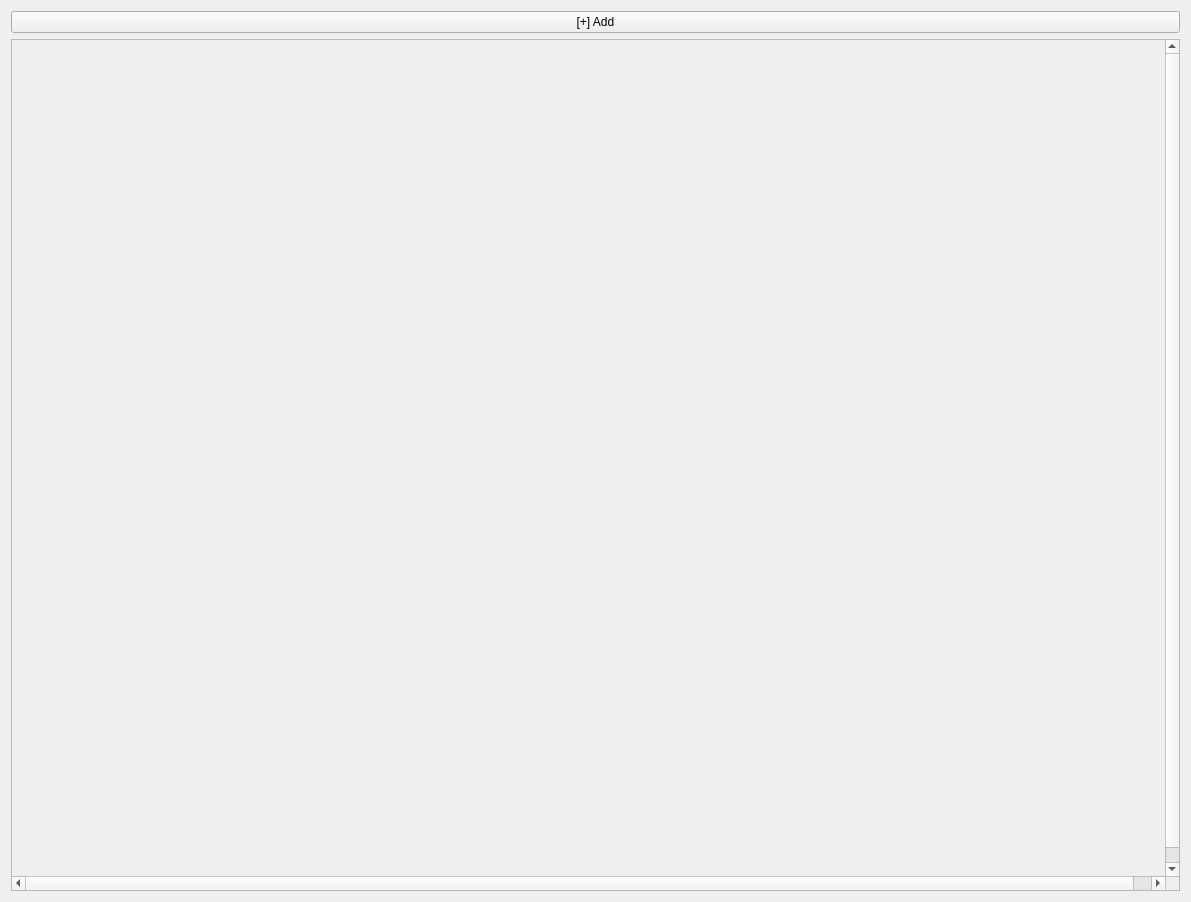
<?xml version="1.0" encoding="UTF-8"?>
<ui version="4.0">
 <class>Frame</class>
 <widget class="QFrame" name="Frame">
  <property name="geometry">
   <rect>
    <x>0</x>
    <y>0</y>
    <width>1191</width>
    <height>902</height>
   </rect>
  </property>
  <property name="windowTitle">
   <string>Frame</string>
  </property>
  <layout class="QVBoxLayout" name="verticalLayout">
   <item>
    <widget class="QPushButton" name="Add">
     <property name="text">
      <string>[+] Add</string>
     </property>
    </widget>
   </item>
   <item>
    <widget class="QScrollArea" name="scrollArea">
     <property name="widgetResizable">
      <bool>false</bool>
     </property>
     <widget class="QWidget" name="scrollAreaWidgetContents">
      <property name="geometry">
       <rect>
        <x>0</x>
        <y>0</y>
        <width>1171</width>
        <height>851</height>
       </rect>
      </property>
     </widget>
    </widget>
   </item>
  </layout>
 </widget>
 <resources/>
 <connections/>
</ui>
